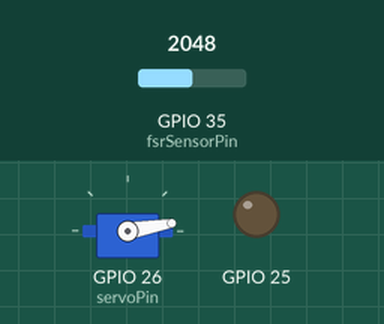
Simulated run of this sketch. Board: ESP32. Parts: servo, output pins drawn as LEDs (lit = HIGH). The test bench sets the inputs (shaded band); at power-on: GPIO 35 (fsrSensorPin) = 2048 (analog values on the 0–4095 scale).

Above: at 1.2 s.
1.3 s: GPIO 35 (fsrSensorPin) set to 2866
At 2.5 s:
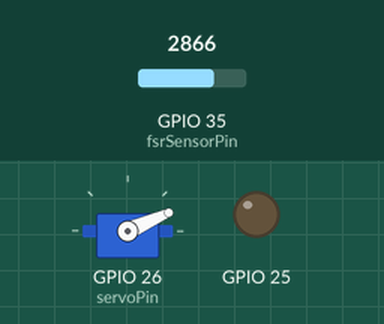
3.1 s: GPIO 35 (fsrSensorPin) set to 3603
At 3.5 s:
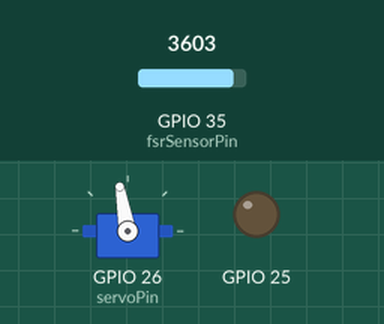
Timing chart, 0 to 6.1 s (numbered marks = the images above; inputs shaded):
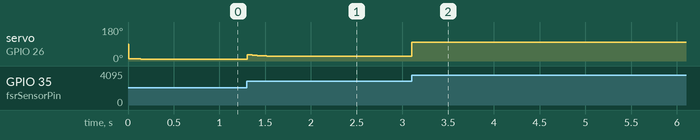

Measured:
- after the input at 3.1 s, servo on GPIO 26 (servoPin): 24° → 100° at once

The sketch:

ST6_Kode.ino
```cpp
// ================================================================
// ===           Libraries and global variable                  ===
// ================================================================
#include <ESP32_Servo.h>            // esp32 servo library
Servo servoObj;                     // create servo object to control a servo
hw_timer_t * timer = NULL;          // create timer data type

const uint8_t servoPin = 26;        // servo pin
const uint8_t fsrSensorPin = 35;    // fsr sensor pin
const uint8_t arraySize = 100;      // number of values in integrel (this correspond to 0.5 sec)

uint8_t  currentIndexNumber = 0;    // the index of the current reading
uint8_t  i = 0;                     // the index of the current scale value
float    readings[arraySize];       // the readings from the analog input
float    scale[arraySize];          // values to scale the integrel input
float    integrel = 0;              // current moving integrel value
boolean  doDataCollection = false;  // indicator to collect new analog reading
float    force = 0;

float floatMap(float x, float in_min, float in_max, float out_min, float out_max) {
  return (x - in_min) * (out_max - out_min) / (in_max - in_min) + out_min;
}

// ================================================================
// ===                          Setup                           ===
// ===============================================================
void setup() {
  servoObj.attach(servoPin);        // attaches the servo on pin 26 to the servo object

  analogReadResolution(12);             // sets the size (in bits) of the value returned by analogRead(), default is 12-bit (0 - 4095), range is 9 - 12 bits
  analogSetWidth(12);                   // set the sample bits and resolution. It can be a value between 9 (0 – 511) and 12 bits (0 – 4095). Default is 12-bit resolution.
  analogSetCycles(255);                 // set the number of cycles per sample. Default is 8. Range: 1 to 255.
  analogSetSamples(1);                  // set the number of samples in the range. Default is 1 sample. It has an effect of increasing sensitivity.
  analogSetAttenuation(ADC_11db);       // sets the input attenuation for ALL ADC inputs, default is ADC_11db, range is ADC_0db, ADC_2_5db, ADC_6db, ADC_11db
  dacWrite(25, 0);                      // mute speaker on M5stack

  if (timer) {                      // if timer is running
    timerEnd(timer);                // stopping timer
    timer = NULL;                   // clear timer
  }

  for (int j = 0; j < arraySize; j++) {
    readings[j] = 0;                                   // initialize all the readings to 0
    scale[j] =  floatMap(j, 0, (arraySize), 100, 1);   // find all scale factors
  }
}

// ================================================================
// ===                          Interrupt                       ===
// ================================================================
void IRAM_ATTR onTimer() {
  doDataCollection = true;                       // indicate to send new analog read value
}

void setup_timer() {
  timer = timerBegin(2, 80, true);               // timer 0, prescale = 80 (every count = 1 micro sec), true = count up
  timerAttachInterrupt(timer, &onTimer, true);   // set callback function, true = edge
  timerAlarmWrite(timer, 5000, true);            // set timer value to 5000 x 1 micro sec = 5 ms -> Fs = 200 Hz, true = reload
  timerAlarmEnable(timer);                       // start timer
}

// ================================================================
// ===                          Functions                       ===
// ================================================================
float p00 =     0.01933  ;//(-0.02756, 0.06623)
float p10 =  -0.0002077  ;//(-0.000524, 0.0001085)
float p01 =   2.318e-08  ;//(2.121e-09, 4.424e-08)
float p20 =   2.753e-06  ;//(2.294e-06, 3.211e-06)
float p11 =  -1.438e-10  ;//(-2.126e-10, -7.499e-11)
float p30 =   -2.08e-09  ;//(-2.357e-09, -1.803e-09)
float p21 =   1.355e-13  ;//(8.466e-14, 1.864e-13)
float p40 =   4.861e-13  ;//(4.348e-13, 5.374e-13)
float p31 =  -3.788e-17  ;//(-4.777e-17, -2.8e-17)

float Poly41(float x, float y){                 // returns force in newton
  return p00 + p10*x + p01*y + p20*x*x + p11*x*y + p30*x*x*x + p21*x*x*y
         + p40*x*x*x*x + p31*x*x*x*y;
}

int Exp2(float x){            // calibrate servo motor
  return 5.346*exp(0.4224*x) + 0.006816*exp(1.572*x);
}

// ================================================================
// ===                          LOOP                            ===
// ================================================================
void loop() {
  if(!timer) {                                  // if timer is not running
    setup_timer();                              // start up timer
  }

  if(doDataCollection){
    readings[currentIndexNumber] = (float) analogRead(fsrSensorPin);
    integrel = 0;             // reset value
    i = 0;                    // reset value

    // calculate moving integrel:
    for(int index = currentIndexNumber; i < arraySize; index--){
      if(index < 0) index = arraySize-1;
      integrel += readings[index] * scale[i];
      i++;
    }

    // set servo motor position:
    force = Poly41(readings[currentIndexNumber], integrel);
    if( force < 5.33){
      servoObj.write(Exp2(force));
    }else {
      servoObj.write(100);
    }

    currentIndexNumber ++;
    if (currentIndexNumber == arraySize) {                 // wrap around to the beginning
      currentIndexNumber = 0;
    }
    doDataCollection = false;                               // prevent reentry
  }
}
```
